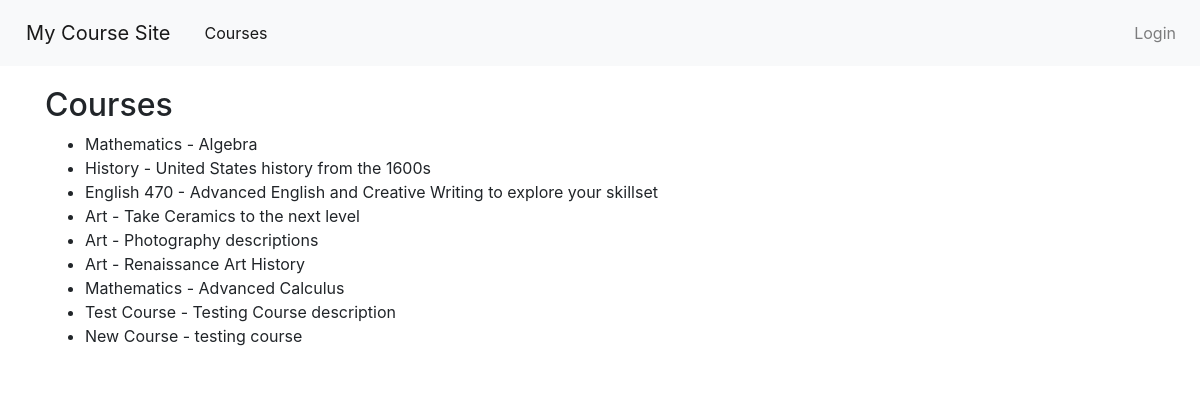
Page /courses/ on the committed database.
### courses/models.py (models this page shows, shortened)
class Course(models.Model):
    title = models.CharField(max_length=255)
    description = models.TextField()
    teacher = models.ForeignKey(
        settings.AUTH_USER_MODEL,
        on_delete=models.CASCADE,
        related_name='taught_courses'
    )
    enrolled_students = models.ManyToManyField(
        settings.AUTH_USER_MODEL,
        related_name='enrolled_courses',
        blank=True  # Students can be enrolled in a course optionally
    )

### courses/views.py (the view)
# urls.py: path('', views.list_courses, name='list_courses'),
def list_courses(request):
    courses = Course.objects.all()
    return render(request, 'courses/list_courses.html', {'courses': courses})

### Notifications/context_processors.py (called while the page is built)
def notifications(request):
    if request.user.is_authenticated:
        return {
            'notifications': Notification.objects.filter(recipient=request.user, is_read=False)
        }
    else:
        return {}

### courses/templates/courses/list_courses.html (shortened to what this page needs)
{% extends 'base.html' %}
{% block content %}
<h2>Courses</h2>
<ul>
    {% for course in courses %}
    <li>
        {{ course.title }} - {{ course.description }}
    </li>
    {% endfor %}
</ul>
{% endblock %}

### static/css/style.css (style rules this page uses)
body { font-family: 'Open Sans', sans-serif; color: #333; }
body { background-image: url('/static/images/background.jpg'); background-size: cover; background-position: center; background-repeat: no-repeat; background-attachment: fixed; }

### rows in the picture
Course: title "Mathematics", description "Algebra"
Course: title "History", description "United States history from the 1600s"
Course: title "English 470", description "Advanced English and Creative Writing to explore your skillset"
Course: title "Art", description "Take Ceramics to the next level"
Course: title "Art", description "Photography descriptions"
Course: title "Art", description "Renaissance Art History"
Course: title "Mathematics", description "Advanced Calculus"
Course: title "Test Course", description "Testing Course description"
Course: title "New Course", description "testing course"
